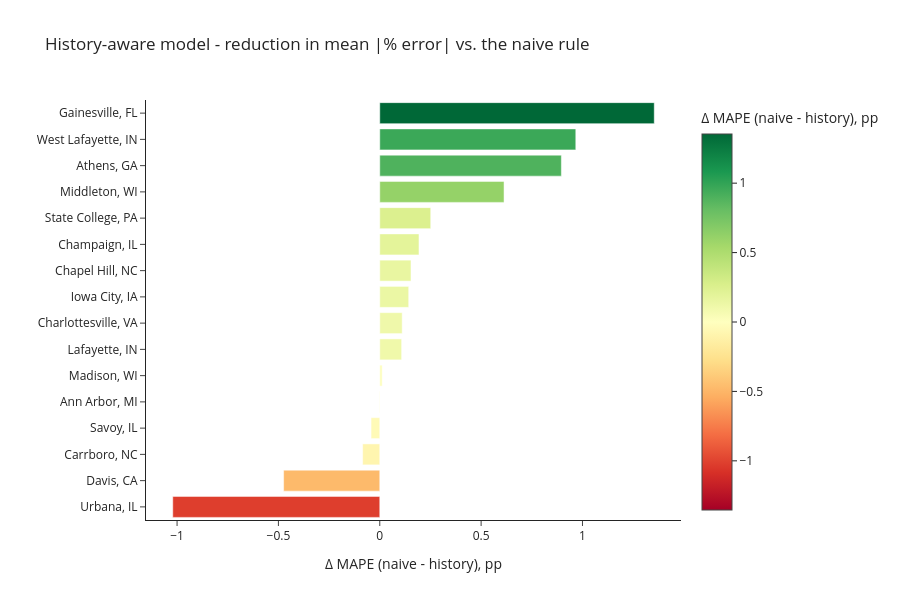

Notebook code cell kept with this figure:
### Code cell
fig = px.bar(
    by_market.sort_values("improvement_pp"),
    x="improvement_pp",
    y="market",
    orientation="h",
    color="improvement_pp",
    color_continuous_scale="RdYlGn",
    color_continuous_midpoint=0,
    title="History-aware model - reduction in mean |% error| vs. the naive rule",
    labels={"improvement_pp": "Δ MAPE (naive - history), pp", "market": ""},
    height=600,
)
fig.show()

### Figure 1 — Plotly figure (JSON) as saved in the notebook; plotly's stock layout.template omitted (floating-point values rounded to 4 significant figures)
{"data": [{"hovertemplate": "Δ MAPE (naive - history), pp=%{marker.color}<br>=%{y}<extra></extra>", "legendgroup": "", "marker": {"color": [-1.021, -0.4744, -0.08457, -0.04295, -0.001876, 0.012, 0.1079, 0.1106, 0.1427, 0.154, 0.1934, 0.2514, 0.6131, 0.8959, 0.967, 1.354], "coloraxis": "coloraxis", "pattern": {"shape": ""}}, "name": "", "orientation": "h", "showlegend": false, "textposition": "auto", "type": "bar", "x": [-1.021, -0.4744, -0.08457, -0.04295, -0.001876, 0.012, 0.1079, 0.1106, 0.1427, 0.154, 0.1934, 0.2514, 0.6131, 0.8959, 0.967, 1.354], "xaxis": "x", "y": ["Urbana, IL", "Davis, CA", "Carrboro, NC", "Savoy, IL", "Ann Arbor, MI", "Madison, WI", "Lafayette, IN", "Charlottesville, VA", "Iowa City, IA", "Chapel Hill, NC", "Champaign, IL", "State College, PA", "Middleton, WI", "Athens, GA", "West Lafayette, IN", "Gainesville, FL"], "yaxis": "y"}], "layout": {"barmode": "relative", "coloraxis": {"autocolorscale": false, "cmid": 0, "colorbar": {"title": {"text": "Δ MAPE (naive - history), pp"}}, "colorscale": [[0.0, "rgb(165,0,38)"], [0.1, "rgb(215,48,39)"], [0.2, "rgb(244,109,67)"], [0.3, "rgb(253,174,97)"], [0.4, "rgb(254,224,139)"], [0.5, "rgb(255,255,191)"], [0.6, "rgb(217,239,139)"], [0.7, "rgb(166,217,106)"], [0.8, "rgb(102,189,99)"], [0.9, "rgb(26,152,80)"], [1.0, "rgb(0,104,55)"]]}, "height": 600, "legend": {"tracegroupgap": 0}, "title": {"text": "History-aware model - reduction in mean |% error| vs. the naive rule"}, "xaxis": {"anchor": "y", "domain": [0.0, 1.0], "title": {"text": "Δ MAPE (naive - history), pp"}}, "yaxis": {"anchor": "x", "domain": [0.0, 1.0], "title": {"text": ""}}}}
